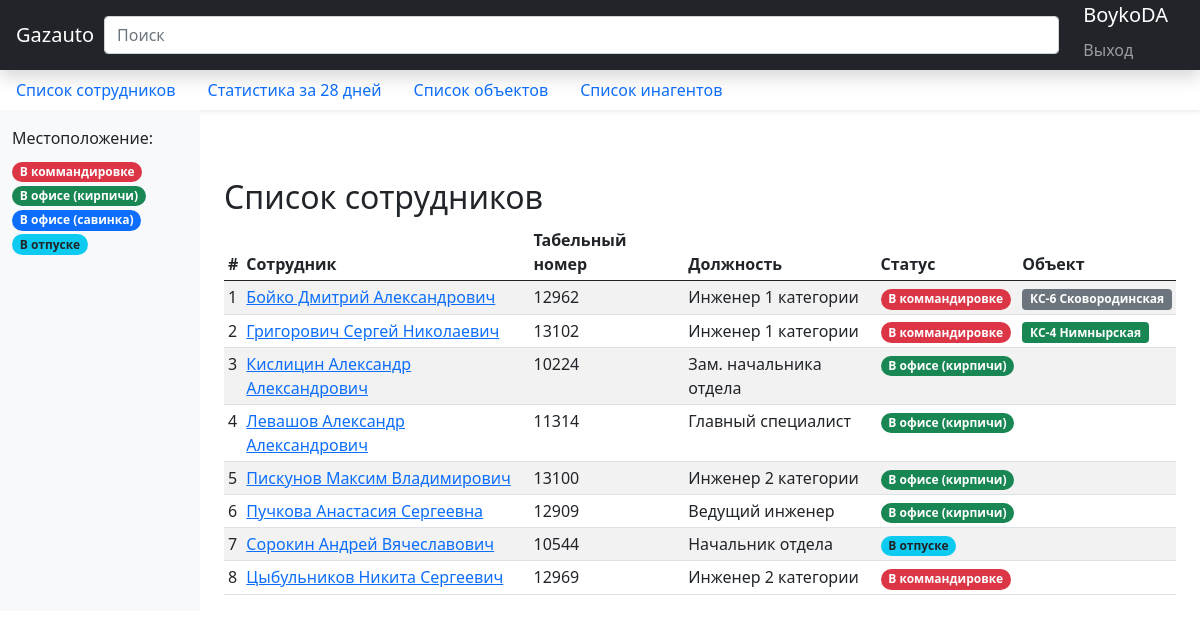
Page /user/ (signed in) on the committed database.
### statistic_app/models.py (models this page shows, shortened)
class UserLocation(models.Model):
    BOOTSTRAP4_STYLE = [
        ('badge rounded-pill bg-primary', 'синий'),
        ('badge rounded-pill bg-secondary', 'серый'),
        ('badge rounded-pill bg-success', 'зеленый'),
        ('badge rounded-pill bg-info text-dark', 'голубой'),
        ('badge rounded-pill bg-warning text-dark', 'желтый'),
        ('badge rounded-pill bg-danger', 'красный'),
        ('badge rounded-pill bg-light text-dark', 'светлый'),
        ('badge rounded-pill bg-dark', 'темный')
    ]
    location = models.CharField("Местоположение пользователя", max_length=200, unique=True)
    loc_description = models.TextField("Описание местоположение", blank=True, null=True)
    loc_class = models.CharField("Класс bootstrap", max_length=200, choices=BOOTSTRAP4_STYLE,
                                 default='badge badge-pill bg-dark')
    class Meta:
        verbose_name = "Местоположение"
        verbose_name_plural = "Местоположения"

class Profile(models.Model):
    user = models.OneToOneField(User, on_delete=models.SET_NULL, null=True, verbose_name="Пользователь")
    father_name = models.CharField("Отчество", max_length=200, blank=True, null=True)
    tabel_num = models.IntegerField(verbose_name="Табельный номер", default=0)
    position = models.CharField("Должность", max_length=200)
    user_location = models.ForeignKey(UserLocation, verbose_name="Местоположение пользователя",
                                      on_delete=models.SET_NULL, null=True)
    url = models.SlugField(max_length=255, unique=True, db_index=True, verbose_name="URL", default=None, null=True,
                           blank=True)
    phone_number = models.CharField(verbose_name="Телефон(ы)", max_length=200, blank=True, null=True)
    project = models.ForeignKey(Project, verbose_name="Проект",
                                          on_delete=models.SET_NULL, blank=True, null=True, related_name='project')
    description = models.TextField("Описание события", null=True, blank=True)
    pub_date = models.DateField('Время события', default=datetime.date.today, blank=False, null=False)
    class Meta:
        ordering = ['-user.username']
    def get_full_name(self):
        return f"{self.user.last_name} {self.user.first_name} {self.father_name}"
    def get_absolute_url(self):
        return reverse('user_detail', kwargs={'slug': self.url})
    class Meta:
        verbose_name = "Сотрудник"
        verbose_name_plural = "Сотрудники"

class Project(models.Model):
    STATUS_PROJECT = [
        ('Не начат', 'Не начат'),
        ('Подготовка', 'Подготовка'),
        ('В работе', 'В работе'),
        ('Сдан', 'Сдан'),
        ('Тех. обслуживание', 'Тех. обслуживание'),
    ]
    STATUS_STYLE_PROJECT = {
        'Не начат': 'badge bg-danger',
        'Подготовка': 'badge bg-secondary',
        'В работе': 'badge bg-primary',
        'Сдан': 'badge bg-success',
        'Тех. обслуживание': 'badge bg-warning text-dark',
    }
    name = models.CharField("Название", max_length=200, blank=False, null=False, unique=True)
    status = models.CharField("Статус проекта", max_length=200, choices=STATUS_PROJECT,
                              default='Не начат')
    description = models.TextField("Описание события", null=True, blank=True)
    tasks = models.TextField("Задачи", max_length=2000, blank=True, null=True)
    url = models.SlugField(max_length=255, unique=True, db_index=True, verbose_name="URL", default=None, null=True,
                           blank=True)
    class Meta:
        ordering = ['-name']
    def status_style(self):
        return self.STATUS_STYLE_PROJECT[self.status]
    def get_absolute_url(self):
        return reverse('project_detail', kwargs={'slug': self.url})
    class Meta:
        verbose_name = "Проект"
        verbose_name_plural = "Проекты"

### statistic_app/views.py (the view, shortened to what this page needs)
# urls.py: path('user/', UsersView.as_view(), name='user_list'),
class UsersView(LoginRequiredMixin, View):
    login_url = '/accounts/login'
    model = Profile
    template_name = "user/users_list.html"
    paginate_by = 60
    search_quary = ''
    def get(self, request):
        contex = self.get_context_data()
        return render(request, self.template_name, contex)
    def get_queryset(self):
        if self.search_quary:
            queryset = Profile.objects.filter(Q(user__last_name__icontains=self.search_quary) |
                                              Q(user__first_name__icontains=self.search_quary) |
                                              Q(father_name__icontains=self.search_quary) | Q(
                position__icontains=self.search_quary))
        else:
            queryset = Profile.objects.all()
        ordered = sorted(queryset, key=operator.attrgetter('user.username'))
        return ordered
    def get_context_data(self):
        context = {}
        context['profile_list'] = self.get_queryset()
        context['location'] = UserLocation.objects.all()
        return context

### templates/user/users_list.html (shortened to what this page needs)
{% extends 'index.html' %}
{% block filter %}
<label class="form-label">Местоположение:</label>
{% for loc in location %}
<div class="">
    <span class="{{ loc.loc_class }}">{{ loc.location }}</span>
</div>
{% endfor %}
{% endblock %}
    {% block contents %}
    <h2>Список сотрудников</h2>
    <div class="table-responsive">
        <table class="table table-striped table-sm">
            <thead>
            <tr>
                <th>#</th>
                <th>Сотрудник</th>
                <th>Табельный номер</th>
                <th>Должность</th>
                <th>Статус</th>
                <th>Объект</th>
            </tr>
            </thead>
            <tbody>
            {% for user in profile_list %}
            <tr>
                <td>{{ forloop.counter }}</td>
                <td><a {% if user.url %} href="{{ user.get_absolute_url }}" {% endif %}>{{user.get_full_name }}</a></td>
                <td>{{ user.tabel_num }}</td>
                <td>{{ user.position }}</td>
                <td><span class="{{ user.user_location.loc_class }}">{{ user.user_location.location }}</span></td>
                <td><a href="{{ user.project.get_absolute_url }}"><span class="{{ user.project.status_style }}" title="{{ user.project.status }}">{{ user.project.name }}</span></a></td>
            </tr>
            {% endfor %}
            </tbody>
        </table>
    </div>
    {% endblock %}

### templates/index.html (shortened to what this page needs)
{% load static %}
<!doctype  html>
<html lang="ru">
<head>
    <link href="{% static 'css/bootstrap.min.css' %}" rel="stylesheet">
</head>
<body>
<header class="navbar navbar-dark sticky-top bg-dark flex-md-nowrap p-0 shadow">
    <a class="navbar-brand col-md-2 col-lg-1 me-1 px-3" href="{% url 'user_list' %}">Gazauto</a>
    {% if '/user' in request.get_full_path and profile is defined %}
    <form action="" method="post" class="w-100 me-2">
        <input class="form-control form-control-dark w-100 me-2" type="search" placeholder="Поиск" aria-label="Поиск"
           name="search_line">
    </form>
    {% endif %}
    <ul class="navbar-nav px-3">
        {% if user.is_authenticated %}
        <li class="nav-item text-nowrap">
            <a class="navbar-brand">{{user.username}}</a>
            <a class="nav-link" href="{% url 'logout' %}">Выход</a>
        </li>
        {% else %}
        <li class="nav-item text-nowrap">
            <a class="nav-link" href="{% url 'login' %}">Вход</a>
        </li>
        {% endif %}
    </ul>
</header>
{% block navigation %}
<div class="nav-scroller bg-body shadow-sm">
  <nav class="nav nav-underline" aria-label="Secondary navigation">
      <a class="nav-link " aria-current="page" href="{% url 'user_list' %}">Список сотрудников</a>
      <a class="nav-link" href="{% url 'statistics' %}">Статистика за 28 дней</a>
      <a class="nav-link" href="{% url 'project_list' %}">Список объектов</a>
      <a class="nav-link" href="{% url 'agent_list' %}">Список инагентов</a>
  </nav>
</div>
{% endblock %}
<div class="container-fluid">
    <div class="row">
        <nav id="sidebarMenu" class="col-md-3 col-lg-2 d-md-block bg-light sidebar collapse">
            <div class="position-sticky pt-3">
                <ul class="nav flex-column">
                    <li class="nav-item">
                        {% block filter %}
                        {% endblock %}
                    </li>
                </ul>
            </div>
        </nav>
        <main class="col-md-4 ms-sm-auto col-lg-10 px-md-4">
            <canvas class="my-4 w-100 chartjs-render-monitor" id="myChart" width="913" height="585"
                    style="display: block; height: 20px; width: 609px;"></canvas>
            {% block contents %}{% endblock %}
        </main>
    </div>
</div>
</body>

### rows in the picture
UserLocation: location "В коммандировке"
UserLocation: location "В офисе (кирпичи)"
UserLocation: location "В офисе (савинка)"
UserLocation: location "В отпуске"
Profile: get_full_name "Бойко Дмитрий Александрович", tabel_num "12962", position "Инженер 1 категории", user_location.location "В коммандировке", project.name "КС-6 Сковородинская"
Profile: get_full_name "Григорович Сергей Николаевич", tabel_num "13102", position "Инженер 1 категории", user_location.location "В коммандировке", project.name "КС-4 Нимнырская"
Profile: get_full_name "Кислицин Александр Александрович", tabel_num "10224", position "Зам. начальника отдела", user_location.location "В офисе (кирпичи)"
Profile: get_full_name "Левашов Александр Александрович", tabel_num "11314", position "Главный специалист", user_location.location "В офисе (кирпичи)"
Profile: get_full_name "Пискунов Максим Владимирович", tabel_num "13100", position "Инженер 2 категории", user_location.location "В офисе (кирпичи)"
Profile: get_full_name "Пучкова Анастасия Сергеевна", tabel_num "12909", position "Ведущий инженер", user_location.location "В офисе (кирпичи)"
Profile: get_full_name "Сорокин Андрей Вячеславович", tabel_num "10544", position "Начальник отдела", user_location.location "В отпуске"
Profile: get_full_name "Цыбульников Никита Сергеевич", tabel_num "12969", position "Инженер 2 категории", user_location.location "В коммандировке"

### other values in the picture
{{ user.username }} "BoykoDA"
